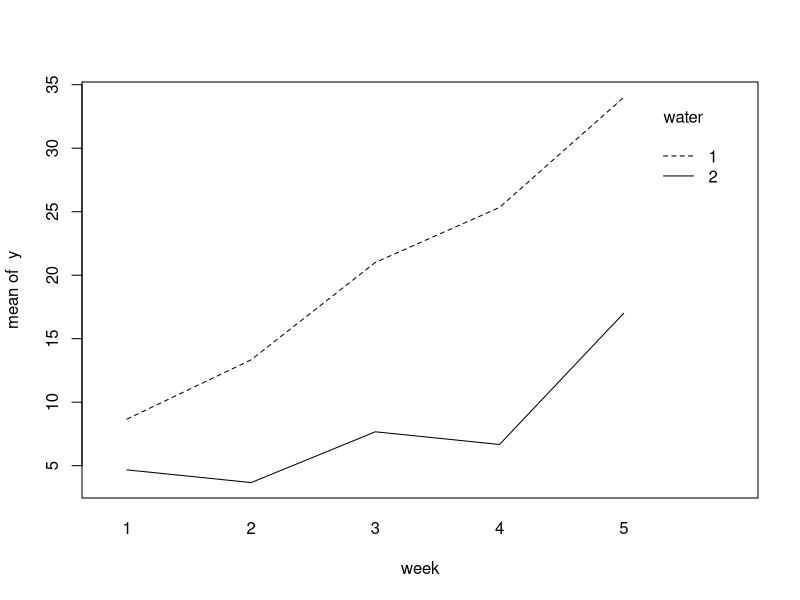

Recreate this plot in R. (Note: this script raises an error after producing the figure.)
## ---- chunk 1
# Load packages, import data
library(car)
library(gmodels)
library(readr)
brew <- read_csv("brew.csv")
## ---- chunk 2
# Initialize for a quick loop
binom <- NA
for (i in 1:nrow(brew)) {
  binom[i] <- 100 * (brew[i,3]/100) * (1-(brew[i,3]/100))
}
# Percentage of quantities greater than or equal to 3
sum(binom >= 3)/nrow(brew)
## ---- chunk 3
# ANOVA
mod <- lm(y~week*water,data=brew)
brew$water <- as.factor(brew$water)
brew$week <- as.factor(brew$week)
summary(aov(lm(y~week*water,data=brew)))
## ---- chunk 4
summary(aov(lm(y~week,data=brew)))
## ---- chunk 5
summary(aov(lm(y~week*water,data=brew)))
## ---- chunk 6
with(brew, interaction.plot(week,water,y))
## ---- chunk 7
# Possible easy solution to 13
mean(brew$y[brew$water==1&brew$week==5])
mean(brew$y[brew$water==2&brew$week==5])
## ---- chunk 8
# Using estimable
estimable(aov(mod), c("water2"=-1, "week5:water2"=-1))
## ---- chunk 9
brew2 <- read_csv("brew.csv")
## ---- chunk 10
mod2 <- lm(y~week*as.factor(water),data=brew2)
summary(mod2)
## ---- chunk 11
brew$week.f <- factor(brew$week)
brew$water.f <- factor(brew$water)
contrasts(brew$week.f) <- contr.poly(5)
mod3 <- aov(y ~ water.f*week.f, data = brew)
summary(mod3, split=list(week.f=list("Linear"=1,"quadratic"=2)))
## ---- chunk 12
brew$week.f <- factor(brew$week)
contrasts(brew$week.f) <- contr.poly(5)
mod4 <- aov(y ~ water*week.f, data = brew)
summary(mod4, split=list(week.f=list("Linear"=1,"quadratic"=2)))
## ---- chunk 13
# Trying to calculate Cohen's F manually
# Water
sqrt((1178.1/30)/59.6)
sqrt((1178.1/30)/((1178.1/30)+59.6))
sqrt((1321.1/30)/59.6)
sqrt((1321.1/30)/((1321.1/30)+59.6))
sqrt((208.9/30)/59.6)
sqrt((208.9/30)/((208.9/30)+59.6))
